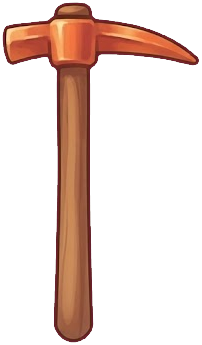
#> input picture design/items/copper_pick_held.png, 202 x 345 px, given in place of 14ab5c70-image.jpg, which was not available
$ python export.py ../../design/items/copper_pick_held.png
#> lines starting #> are read from the running program, lines starting #| are printed output that depends on the picture
### tools/rig/asm.py
from PIL import Image
import numpy as np, math, os
from scipy import ndimage
F='/mnt/user-data/uploads/14ab5c70-image.jpg'
lab0,_=ndimage.label(np.sqrt(((np.array(Image.open(F).convert('RGB')).astype(float)-[255,0,255])**2).sum(-1))>120)
#> lab0: shape (345, 202) int32; every value is 1
SHEET=os.environ.get('SHEET')
if SHEET: F=SHEET
src=np.array(Image.open(F).convert('RGB')).astype(float)
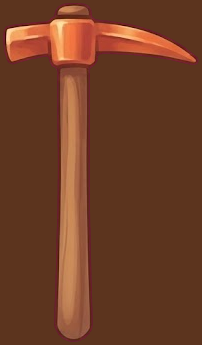
#> src: shape (345, 202, 3) float64; mean R, G, B 110.3, 61.6, 37.9
d=np.sqrt(((src-[255,0,255])**2).sum(-1))
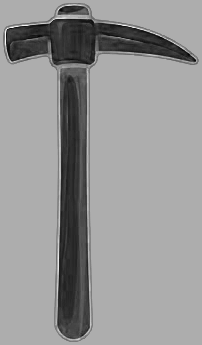
#> d: shape (345, 202) float64; min 202.1, max 320.4, mean 271.8; drawn with min black and max white
al=np.clip((d-90)/80,0,1)
#> al: shape (345, 202) float64; every value is 1
lim=np.minimum(src[...,0],src[...,2]); sp=np.clip(lim-src[...,1]-60,0,None)*(1-al)
#> after `lim = np.minimum(src[..., 0], src[..., 2])`:
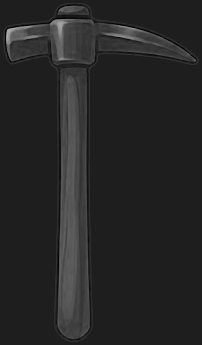
#> lim: shape (345, 202) float64; min 0, max 178, mean 37.9
#> after `sp = np.clip(lim - src[..., 1] - 60, 0, None) * (1 - al)`: sp: shape (345, 202) float64; every value is 0
s=src.copy(); s[...,0]-=sp; s[...,2]-=sp
rgba=np.dstack([np.clip(s,0,255),al*255]).astype(np.uint8)
lab,_=ndimage.label(d>120); H,W=d.shape
#> after `H, W = d.shape`: H = 345; W = 202
if SHEET:
  Yg=np.mgrid[0:H,0:W][0]
  cent0={i:np.array(ndimage.center_of_mass(lab0==i)) for i in range(1,12)}
  new=np.zeros_like(lab); n=lab.max()
  for j in range(1,n+1):
    m=lab==j
    if m.sum()<2000: continue
    ys_=np.where(m.any(1))[0]
    if ys_.min()<300 and ys_.max()>700 and m.sum()>250000 and 1100<ndimage.center_of_mass(m)[1]<1500:
      new[m&(Yg<598)]=1; new[m&(Yg>=598)]=6; continue
    if m[:985].any() and m[985:].any() and m.sum()>120000 and ndimage.center_of_mass(m)[0]>500 and 1100<ndimage.center_of_mass(m)[1]<1500:
      new[m&(Yg<985)]=6; new[m&(Yg>=985)]=9; continue
    c=np.array(ndimage.center_of_mass(m)); i=min(cent0,key=lambda k:np.linalg.norm(cent0[k]-c))
    if np.linalg.norm(cent0[i]-c)>250:
      if m.sum()>150000: new[m]=12
      continue
    new[m]=i
  lab=new
# [18 lines left out: functions piece, place, not called in this run]
J={'shL':(1170,770),'shR':(1420,770),'elL':(1100,890),'elR':(1495,895),'fiL':(1045,1018),'fiR':(1545,1015),
   'hipL':(1222,1085),'hipR':(1370,1085),'knL':(1215,1215),'knR':(1367,1215),'ftL':(1212,1325),'ftR':(1385,1320)}
# [13 lines left out: function build, not called in this run]
order=['upR','foR','thR','shinR','pelvis','thL','shinL','chest','head','upL','foL']
# [4 lines left out: function compose, not called in this run]
# [9 lines that do not run on import are left out]

### tools/rig/export.py
import os, sys, json
#> (the run stopped early here; a loop or call above may not have finished)

$ run again, on design/bridge/bin_stone_bridge_w4.png
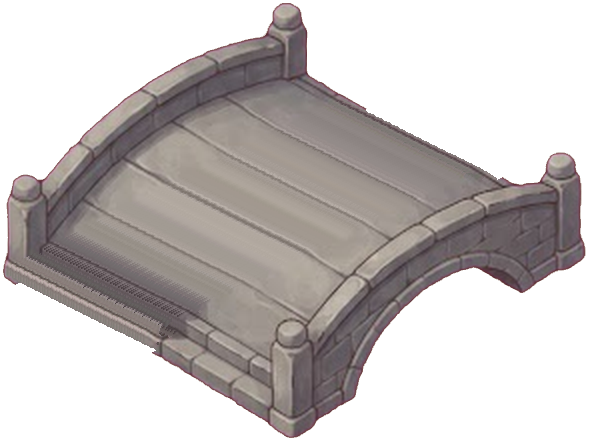
#> input picture design/bridge/bin_stone_bridge_w4.png, 591 x 444 px, given in place of 14ab5c70-image.jpg, which was not available
#> lab0: shape (444, 591) int32; every value is 1
#> `d=np.sqrt(((src-[255,0,255])**2).sum(-1))`:
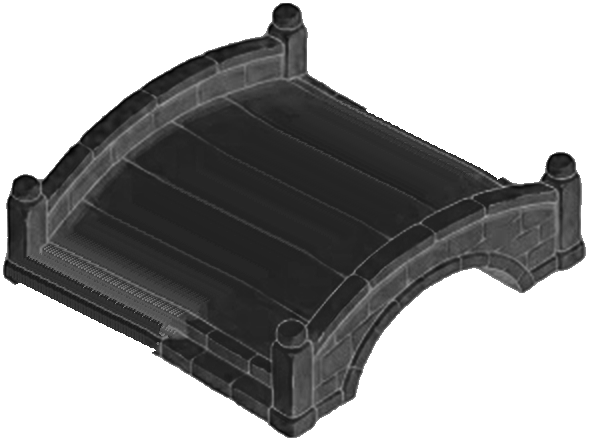
#> d: shape (444, 591) float64; min 184, max 360.6, mean 292.9; drawn with min black and max white
#> al: shape (444, 591) float64; every value is 1
#> `lim = np.minimum(src[..., 0], src[..., 2])`:
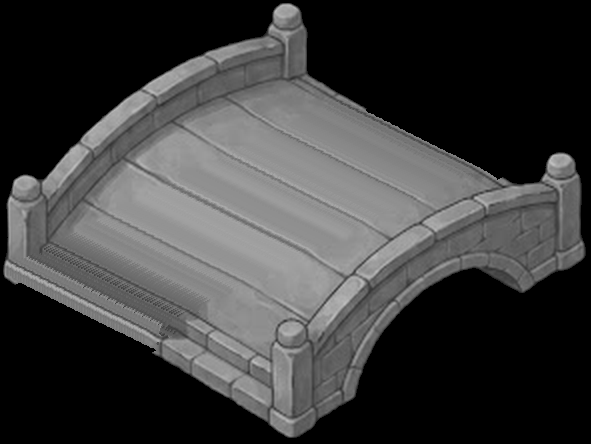
#> lim: shape (444, 591) float64; min 0, max 192, mean 60.9
#> sp: shape (444, 591) float64; every value is 0
